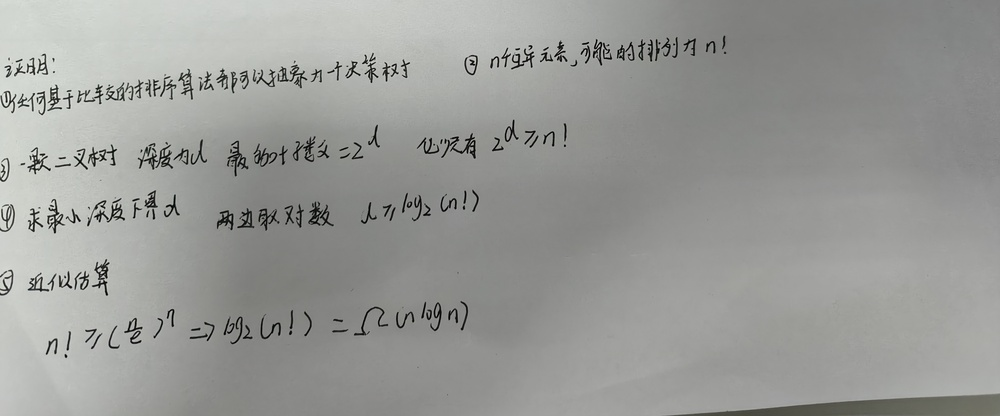
#> input picture fig/hw3_1.jpg, 1000 x 416 px, shrunk from 4096 x 1704 before the run
$ jupyter execute hw3.ipynb
#> lines starting #> are read from the running program, lines starting #| are printed output that depends on the picture
## algorithm design and anlysis-2025 spring  homework 3
**Deadline**：2025.5.14

**name**:

note：
---
1. 带有\*的题目，申请免上课的同学，必须完成，其他同学选作；
2. 请独立完成，如求助了他人或者大模型，请著明，并且不可省略算法分析部分；
4. 如若作答有雷同，全部取消成绩；
3. 需要书面作答的题目，可以通过引用图片的形式添加，但是注意上传项目时包含所引用的图片的源文件；
4. $log_n$ 默认表示$log_2{n}$;

## 问题 1

请证明基于比较的排序算法计算复杂度下界为$\Omega(nlogn)$

[cell 1]
import matplotlib.pyplot as plt
import matplotlib.image as mpimg


img = mpimg.imread("./fig/hw3_1.jpg")
#> img is the input picture: shape (416, 1000, 3); mean R, G, B 153.2, 154.1, 151.2


plt.figure(dpi=300)
plt.imshow(img)
plt.axis("off")
plt.show()

you can refer a handwritten picture, pleas upload the picture in /fig/xxx.png
answer：

## 问题 2

构建二叉搜索树

> 1. 给定一个数组 [48, 33, 49, 47, 42, 46, 32], 构建一个二叉搜索树存储这些数据，请**绘制**所构建的**二叉搜索树**（标明结点的值）。
> 2. 从第1问的二叉搜索树中删除33，请**绘制**删除33后的**二叉搜索树**（标明结点的值）

- 推荐使用graphviz包绘制树的结构

you can refer a handwritten picture, pleas upload the picture in /fig/xxx.png
answer：

[cell 2]
import matplotlib.pyplot as plt

class Node:
    def __init__(self, val):
        self.val = val
        self.left = None
        self.right = None
def insert(node, val):
    if not node:
        return Node(val)
    if val < node.val:
        node.left = insert(node.left, val)
    else:
        node.right = insert(node.right, val)
    return node
def delete(node, key):
    if not node:
        return None
    if key < node.val:
        node.left = delete(node.left, key)
    elif key > node.val:
        node.right = delete(node.right, key)
    else:
        if not node.left:
            return node.right
        if not node.right:
            return node.left
        temp = node.right
        while temp.left:
            temp = temp.left
        node.val = temp.val
        node.right = delete(node.right, temp.val)
    return node
def plot_bst(root, title):
    fig, ax = plt.subplots()
    ax.set_title(title)
    ax.axis('off')
    pos = {}
    def assign_pos(node, depth=0, x=0):
        if not node:
            return x
        x = assign_pos(node.left, depth + 1, x)
        pos[node] = (x, -depth)
        x += 1
        x = assign_pos(node.right, depth + 1, x)
        return x
    def draw_edges(node):
        if node.left:
            ax.plot([pos[node][0], pos[node.left][0]],
                    [pos[node][1], pos[node.left][1]], 'k-')
            draw_edges(node.left)
        if node.right:
            ax.plot([pos[node][0], pos[node.right][0]],
                    [pos[node][1], pos[node.right][1]], 'k-')
            draw_edges(node.right)
    def draw_nodes():
        for node, (x, y) in pos.items():
            ax.text(x, y, str(node.val), ha='center', va='center',
                    bbox=dict(boxstyle='circle', facecolor='skyblue', edgecolor='black'))
    assign_pos(root)
    draw_edges(root)
    draw_nodes()
    plt.show()
data = [48, 33, 49, 47, 42, 46, 32]
root1 = None
for v in data:
    root1 = insert(root1, v)
root2 = delete(root1, 33)
plot_bst(root1, "Original BST")
#> in plot_bst, `plt.show()`:
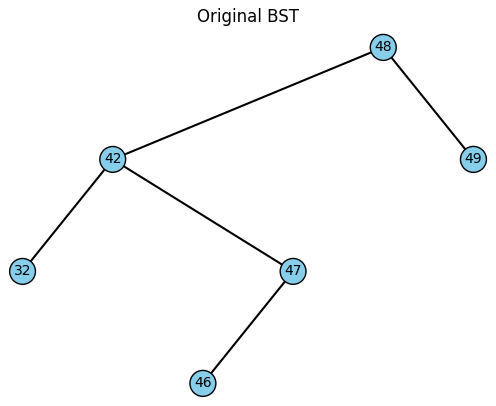
#> figure drawn by matplotlib, 1 panel
plot_bst(root2, "BST After Deleting 33")

## 问题 3

> 下面是九门课程的开始和结束时间:
>
> [(9:00,12:30), (11:00,14:00), (13:00, 14:30), (9:00,10:30),(13:00, 14:30),(14:00,16:30), (15:00,16:30), (15:00,16:30), (9:00,10:30)]
>
> 请使用贪婪算法为这九门课分配教室，要求在同一天内安排这些课，并且每个教室同一时间只能安排一门课。

**请问最少需要几间教室，罗列出每个教室安排的课程**

idea：课程按开始时间排好序，用最早空闲的教室安排新课，若无教室空闲则新开一个教室

[cell 3]
import heapq
from collections import defaultdict
def conv(t):
    h, m = map(int, t.split(":"))
    return h * 60 + m
a = [
    ("9:00", "12:30"), ("11:00", "14:00"), ("13:00", "14:30"),
    ("9:00", "10:30"), ("13:00", "14:30"), ("14:00", "16:30"),
    ("15:00", "16:30"), ("15:00", "16:30"), ("9:00", "10:30")
]
b = [(conv(x), conv(y), i) for i, (x, y) in enumerate(a)]
b.sort()
q = []
r = 0
res = defaultdict(list)
for st, ed, idx in b:
    ok = 0
    for i in range(len(q)):
        tend, rid = q[i]
        if tend <= st:
            q[i] = (ed, rid)
            heapq.heapify(q)
            res[rid].append(a[idx])
            ok = 1
            break
    if not ok:
        heapq.heappush(q, (ed, r))
        res[r].append(a[idx])
        r += 1
print("最少教室数：", r)
for k in sorted(res):
    print("教室", k, "安排：", res[k])

## 问题 4

> 爬楼梯问题：假设爬楼梯时你每次只能爬一阶或者爬两阶，问爬上n阶的楼梯，你一共有多少种方法

请设计算法完成该问题，分析算法设计思路，计算时间复杂度，并基于python编程实现

idea：通过动态规划迭代，用两个变量记录相邻两阶的方法数，循环更新计算出爬 n 阶楼梯的总方法数

[cell 4]
# add your code here
# your algorithm time complexity is:
n = int(input("请输入楼梯的阶数: "))
#> the answer given: 3
if n == 0:
    print(1)
elif n == 1:
    print(1)
else:
    a, b = 1, 1
    for _ in range(2, n + 1):
        a, b = b, a + b
    print(b)
# 时间复杂度O(n)

## 问题 5

> 0-1背包问题：现在有4块大理石，每个大理石对应的重量和价值使用一个元组表示, 即（重量，价值），4块大理石的重量和价值为：[(5,10), (4,40), (6,30), (3, 50)], 假设你有一辆最大承重为9的小推车，请问使用这个小推车装大理石的最大价值为多少

请设计一个算法解决该问题，分析算法设计思路，计算时间复杂度，并基于python编程实现

idea：定义 dp[i][j] 表示前 i 块大理石、背包容量为 j 时能达到的最大价值，转移时判断选或不选第 i 块石头，逐步推满整个表。

[cell 5]
# add your code here
# your algorithm time complexity is:
w = [5, 4, 6, 3]
v = [10, 40, 30, 50]
cap = 9
n = len(w)
d = [[0]*(cap+1) for _ in range(n+1)]

for i in range(1, n+1):
    for j in range(cap+1):
        d[i][j] = d[i-1][j]
        if j >= w[i-1]:
            d[i][j] = max(d[i][j], d[i-1][j-w[i-1]] + v[i-1])
print("最大价值：", d[n][cap])
# 时间复杂度O（N2)
